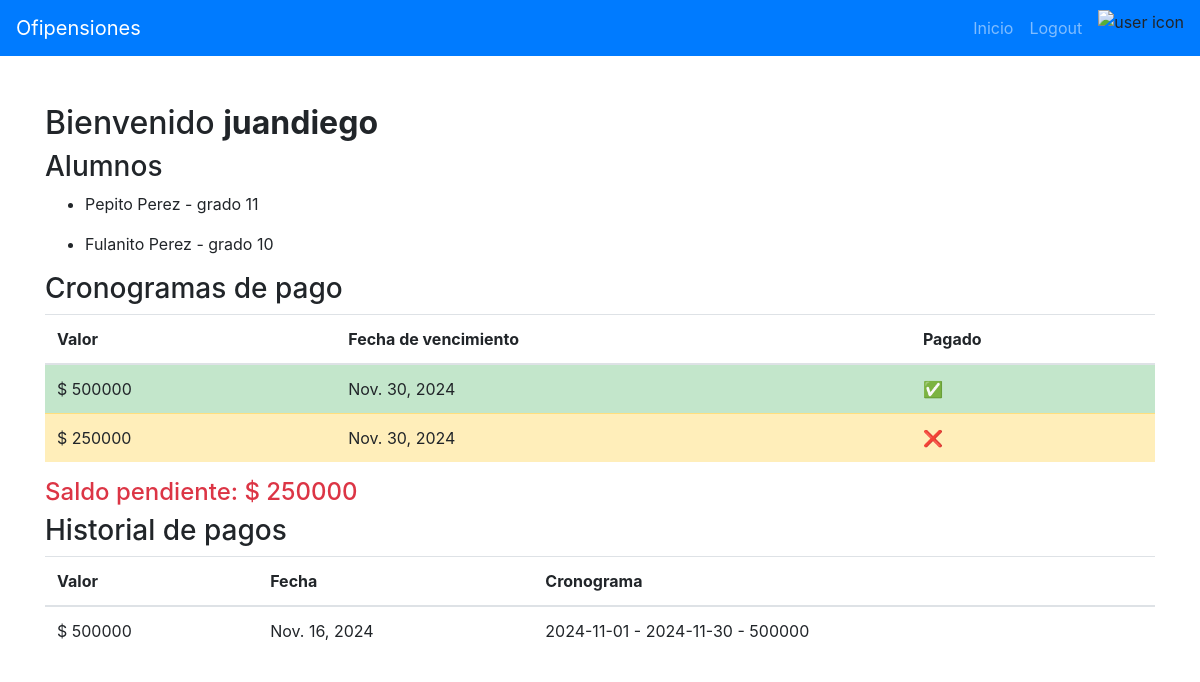
The page /account-balance/ (signed in) on the database as committed earlier.
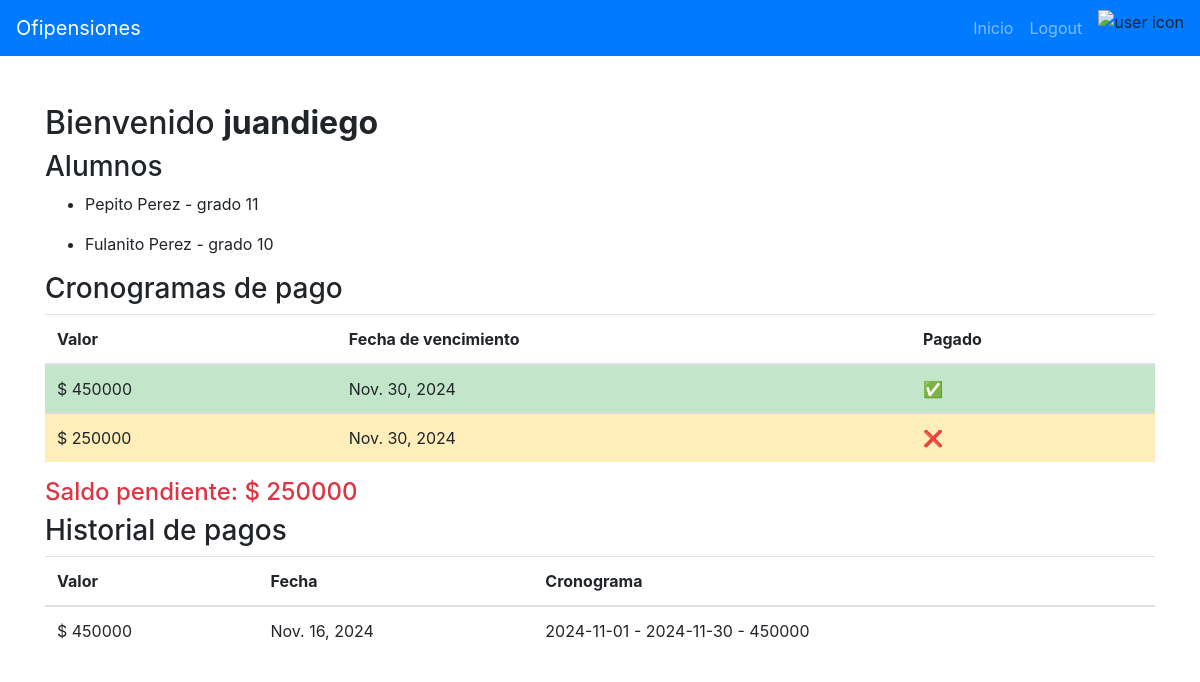
The same page on the database as committed later.
### account_manager/models.py (models this page shows, shortened)
class User(AbstractUser):
  def __str__(self):
    return f'{self.username} - {self.first_name} {self.last_name}'

class Estudiante(models.Model):
  estudiante_id = models.AutoField(primary_key=True)
  nombre = models.CharField(max_length=100)
  apellido = models.CharField(max_length=100)
  curso = models.ForeignKey(Curso, on_delete=models.CASCADE)
  padre = models.ForeignKey('User', related_name='padre', on_delete=models.DO_NOTHING)

class Curso(models.Model):
  curso_id = models.AutoField(primary_key=True)
  jornada = models.CharField(choices=[('M', 'Mañana'), ('T', 'Tarde'), ('N', 'Noche')], max_length=1)
  anio = models.IntegerField(default=datetime.now().year)
  grado = models.IntegerField()
  grupo = models.CharField(max_length=1, default='A')
  description = models.CharField(max_length=100)
  cronograma = models.ForeignKey(Cronograma, on_delete=models.CASCADE)

class PagoCronograma(models.Model):
  id = models.AutoField(primary_key=True)
  padre = models.ForeignKey(User, on_delete=models.DO_NOTHING)
  cronograma = models.ForeignKey(Cronograma, on_delete=models.DO_NOTHING)
  fecha = models.DateField(default=datetime.now)

class Cronograma(models.Model):
  cronograma_id = models.AutoField(primary_key=True)
  mes = models.DateField(default=get_first_day_of_current_month)
  valor = models.DecimalField(max_digits=10, decimal_places=0)
  fecha_vencimiento = models.DateField(default=datetime.now)
  def __str__(self):
    return f'{self.mes} - {self.fecha_vencimiento} - {self.valor}'

### account_manager/views.py (the view)
# urls.py: path('', views.account_balance, name='account_balance'),
def account_balance(request):
  parent = request.user
  students = Estudiante.objects.all()
  filtered_students = list(filter(lambda student: student.padre.username == parent.username, students))
  payment_shedules = list(map(lambda student: (student.curso.cronograma, student), filtered_students))
  payments = PagoCronograma.objects.filter(padre__username=parent.username)
  no_payments = Cronograma.objects.all().exclude(cronograma_id__in=list(map(lambda x: x.id, payments)))
  balance = 0
  for no_payment in no_payments:
    balance += no_payment.valor
  ctx = {
    'date': datetime.datetime.now().strftime('%B'),
    'estudiantes': filtered_students,
    'cronogramas': payment_shedules,
    'no_pagos': no_payments,
    'pagos': payments,
    'balance': balance
  }
  return render(request, context=ctx, template_name='account_balance.html')

### account_manager/templates/account_balance.html
{% extends "base_balance.html" %}
{% block content %}
<h2>Bienvenido <strong>{{user.username}}</strong></h1>
<h3>Alumnos</h3>
{% if estudiantes %}
  {% for estudiante in estudiantes %}
    <ul>
      <li>{{ estudiante.nombre }} {{ estudiante.apellido }} - grado {{ estudiante.curso.grado }}</li>
    </ul>
  {%endfor%}
{% else %}
  <p>No hay alumnos registrados a tu nombre.</p>
{% endif %}
<h3>Cronogramas de pago</h3>
{% if pagos or no_pagos %}
  <table class="table">
    <thead>
      <tr>
        <th>Valor</th>
        <th>Fecha de vencimiento</th>
        <th>Pagado</th>
      </tr>
    </thead>
    {% for pago_cronograma in pagos %}
      <tr class="table-success">
        <td>$ {{ pago_cronograma.cronograma.valor }} </td>
        <td>{{ pago_cronograma.cronograma.fecha_vencimiento }}</td>
        <td>✅</td>
      </tr>
    {%endfor%}
    {% for cronograma in no_pagos %}
      <tr class="table-warning">
        <td>$ {{ cronograma.valor }}</td>
        <td>{{ cronograma.fecha_vencimiento }}</td>
        <td>❌</td>
      </tr>
    {% endfor %}
  </table>
  <h4 class="text-danger">Saldo pendiente: $ {{ balance }}</h4>
{% else %}
  <p>No hay cronogramas por ser pagados.</p>
{% endif %}
<h3>Historial de pagos</h3>
{% if pagos %}
  <table class="table">
    <thead>
      <tr>
        <th>Valor</th>
        <th>Fecha</th>
        <th>Cronograma</th>
      </tr>
    </thead>
  {% for pago in pagos %}
    <tr>
      <td>$ {{ pago.cronograma.valor }}</td>
      <td>{{ pago.fecha }}</td>
      <td>{{ pago.cronograma }}</td>
    </tr>
  {%endfor%}
  </table>
{% else %}
  <p>No hay pagos registrados.</p>
{% endif %}
{% endblock %}

### account_manager/templates/base_balance.html (shortened to what this page needs)
<!DOCTYPE html>
<html lang="es">
<head>
    <link
        href="https://stackpath.bootstrapcdn.com/bootstrap/4.5.2/css/bootstrap.min.css"
        rel="stylesheet"
>
</head>
    <body class="vh-100">
        <header>
            <nav class="navbar navbar-expand-lg navbar-dark bg-primary">
                <a class="navbar-brand" href="{% url 'app' %}">Ofipensiones</a>
                <div class="collapse navbar-collapse" id="navbarNav">
                    <ul class="navbar-nav ml-auto">
                        <li class="nav-item">
                            <a class="nav-link" href="/">Inicio</a>
                        </li>
                        {% if user.is_authenticated %}
                        <li class="nav-item">
                            <a class="nav-link" href="{% url 'logout' %}">Logout</a>
                        </li>
                        <li class="nav-item ml-2">
                            <img src="https://www.iconpacks.net/icons/2/free-user-icon-3296-thumb.png" alt="user icon" width="40px">
                        </li>
                        {% else %}
                        <li class="nav-item">
                            <a class="nav-link" href="{% url 'login' %}">Login</a>
                        </li>
                        {% endif %}
                    </ul>
                </div>
            </nav>
        </header>
        <main class="container my-5">
        {% if user.is_authenticated %}
            {% block content %}{% endblock %}
        {% else %}
            <div id="error-alert" class="alert alert-danger" role="alert">
                You are not authenticated, please <a href="{% url 'login'%}">login</a> to access to this page.
            </div>
        {% endif %}
        </main>
    </body>
</html>

Rows that differ between the two databases and show on the page:
changed through a linked row, PagoCronograma: cronograma.valor "500000" → "450000"; cronograma "2024-11-01 - 2024-11-30 - 500000" → "2024-11-01 - 2024-11-30 - 450000"
